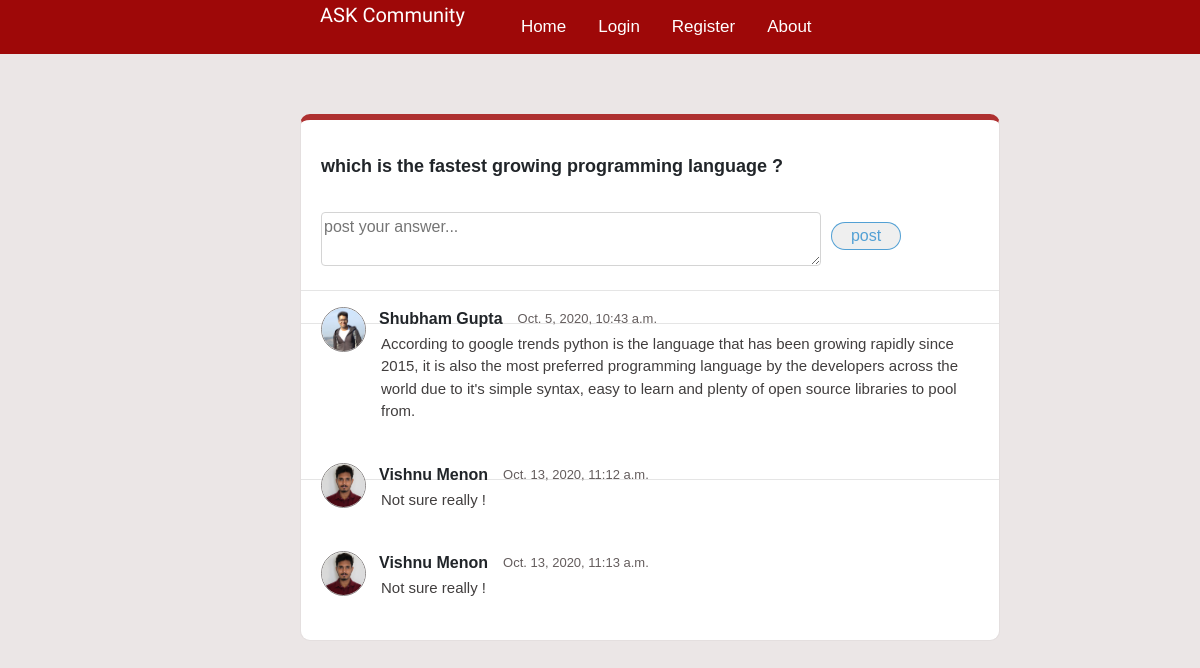
The app's page /forum/detail/2/ with its own data.
### ask/models.py (models this page shows, shortened)
class Question(models.Model):
    question_id = models.AutoField(primary_key = True,null=False)
    question = models.CharField(max_length = 500)
    date_updated = models.DateTimeField(auto_now = True)
    asked_by = models.ForeignKey(Profile,to_field = "user",on_delete = models.CASCADE)

class Answer(models.Model):
    answer_id = models.AutoField(primary_key = True,null = False)
    answer = models.CharField(max_length = 2000)
    question_id = models.ForeignKey(Question,on_delete = models.CASCADE)
    date_answered = models.DateTimeField(auto_now = True)
    answered_by = models.ForeignKey(Profile,on_delete = models.CASCADE,to_field = "user")

class Profile(models.Model):
    user = models.OneToOneField(User,on_delete = models.CASCADE,unique = True)
    title = models.CharField(max_length = 300,blank=True)
    profile_image = models.ImageField(upload_to = 'profiles/')

### ask/views.py (the view)
# urls.py: path('detail/<int:question_id>/',views.detail,name='detail'),
def detail(request,question_id):
    if request.method == "POST":
        if not request.user.is_authenticated:
            return redirect('askCommunity:login')
        question = Question.objects.get(question_id = question_id)
        answer = Answer()
        answer.question_id = question
        answer.answer = request.POST.get('answer')
        answer.answered_by = Profile.objects.get(user = request.user)
        answer.save()
    else:
        question = Question.objects.get(question_id = question_id)
    all_answers = Answer.objects.filter(question_id = question_id)
    context = {'question' : question,
    'answers' : all_answers}
    return render(request,'detail.html',context = context)

### ask/templates/ask/detail.html (shortened to what this page needs)
{% extends 'base.html'%}
{% block body %}
    <body>
        <div class="topnav">
            <p id="logo">ASK Community</p>
            <a class="link active" href="{% url 'askCommunity:home' %}">Home</a>
            {% if user.is_authenticated %}
                <a class="link" onclick = "openQuery()">Ask</a>
                <a class="link" href="#">Profile</a>
            {% else %}
                <a class="link" href="{% url 'askCommunity:login' %}">Login</a>
                <a class="link" href="{% url 'askCommunity:register' %}">Register</a>
            {% endif %}
            <a class="link" href="#about">About</a>
        </div>
        <div class="question-container">
            <div class="question-thread">
                <p class="query">{{ question.question }}</p>
                <br>
            </div>
            <div class="answer-area">
                <form action="{% url 'askCommunity:detail' question.question_id %}" method = "POST">
                    <textarea name = "answer" placeholder="post your answer..." rows="2"  class="user-answer float-left"></textarea>
                    <input type="submit" class="input-submit answer-submit" value="post">
                </form>
            </div>
            <br>
            {% for answer in answers %}
                <hr>
                <div class="profile answer-tag clear">
                    <div class="profile-img float-left">
                        <img src="{{ answer.answered_by.profile_image.url }}" alt="spongebob" height=45px width=45px>
                    </div>
                    <div class="answer-container float-left">
                        <p class ="profile-name float-left">{{ answer.answered_by.user.first_name }}</p>
                        <p class="last-update float-left">{{ answer.date_answered }}</p>
                        <br>
                        <br>
                        <p class="answer-thread float-left">{{ answer.answer }}</p>
                    </div>
                </div>
            {% endfor %}
        </div>
    </body>
{% endblock %}

### ask/static/css/style.css (style rules this page uses)
body { margin: 0; font-family: Arial, Helvetica, sans-serif; background-color: #ebe6e6; }
.clear { clear: both; }
.float-left { float:left; }
.topnav { overflow: hidden; background-color :#9e0808; }
.topnav a { float: left; color: #ffffff; padding: 14px 16px; text-decoration: none; font-size: 17px; }
.link { float:left; position: relative; left:350px; }
#logo { float:left; color: white; margin-right:10px; margin-bottom:0px; font-family: 'Yanone Kaffeesatz', sans-serif; font-size: 20px; position: relative; left:320px !important; }
.profile-img { width:45px; height: 45px; border:1px solid #8d8989; border-radius:50%; overflow: hidden; }
.profile-name { font-weight: 600; margin-left:8px; }
.last-update { color: #645d5d; margin-left:15px; font-size:13px; margin-top: 2px; }
.query { font-weight: 600; font-size: 18px; line-height: 12px !important; }
.input-submit { margin-left: 10px; color:#1481cab6; border:1px solid; border-radius: 15px; width:70px; }
.question-container { width:700px; margin-left:300px; margin-top:60px; background-color: #ffffff; border:1px solid #e4dfdf; border-top:6px solid #9e0808d5; border-radius: 10px; overflow: hidden; }
.question-thread { margin-top:20px; margin-left:20px; margin-right:20px; padding-top:20px; }
.answer-container { width:600px; margin-left:5px; }
.answer-thread { color:#413e3e; font-size:15px; margin-top:2px; position: relative; left:10px; top:-24px; }
.answer-tag { margin-left:20px !important; }
.answer-area { margin-left:20px; padding:0px; }
.user-answer { width:500px; border:1px solid #d4d4d4; border-radius:4px; }
.answer-submit { margin-top:10px; }

### records on screen
Question: question "which is the fastest growing programming language ?"
Answer: answered_by.profile_image (picture), answered_by.user.first_name "Shubham Gupta", date_answered "Oct. 5, 2020, 10:43 a.m.", answer "According to google trends python is the language that has been growing rapidly since 2015, it is also the most preferred programming language by the developers across the world due to it's simple syntax, easy to learn and plenty of open source libraries to pool from."
Answer: answered_by.profile_image (picture), answered_by.user.first_name "Vishnu Menon", date_answered "Oct. 13, 2020, 11:12 a.m.", answer "Not sure really !"
Answer: answered_by.profile_image (picture), answered_by.user.first_name "Vishnu Menon", date_answered "Oct. 13, 2020, 11:13 a.m.", answer "Not sure really !"
